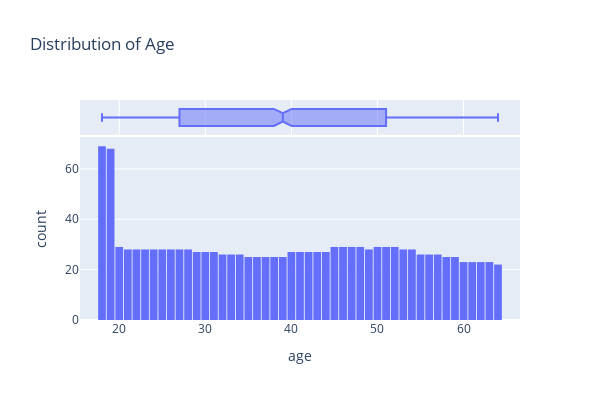

The cell this chart's notebook holds for it:
### Code cell
fig = px.histogram(data_frame= df 
                   , x = 'age'
                   , marginal= 'box'
                   , nbins = (64 - 18) + 1
                   , title = 'Distribution of Age'
                   , height= 400
                   , width = 600)

fig.update_layout(bargap = .1)

fig.show()

### Figure 1 — Plotly figure (JSON) as saved in the notebook; plotly's stock layout.template omitted (floating-point values rounded to 4 significant figures; data arrays with more than 128 entries replaced by an {"elided": "..."} marker saying what was removed)
{"data": [{"alignmentgroup": "True", "bingroup": "x", "hovertemplate": "age=%{x}<br>count=%{y}<extra></extra>", "legendgroup": "", "marker": {"color": "#636efa", "pattern": {"shape": ""}}, "name": "", "nbinsx": 47, "offsetgroup": "", "orientation": "v", "showlegend": false, "type": "histogram", "x": {"elided": "1338 int values"}, "xaxis": "x", "yaxis": "y"}, {"alignmentgroup": "True", "hovertemplate": "age=%{x}<extra></extra>", "legendgroup": "", "marker": {"color": "#636efa"}, "name": "", "notched": true, "offsetgroup": "", "showlegend": false, "type": "box", "x": {"elided": "1338 int values"}, "xaxis": "x2", "yaxis": "y2"}], "layout": {"bargap": 0.1, "barmode": "relative", "height": 400, "legend": {"tracegroupgap": 0}, "title": {"text": "Distribution of Age"}, "width": 600, "xaxis": {"anchor": "y", "domain": [0, 1], "title": {"text": "age"}}, "xaxis2": {"anchor": "y2", "domain": [0, 1], "matches": "x", "showgrid": true, "showticklabels": false}, "yaxis": {"anchor": "x", "domain": [0, 0.8316], "title": {"text": "count"}}, "yaxis2": {"anchor": "x2", "domain": [0.8416, 1], "matches": "y2", "showgrid": false, "showline": false, "showticklabels": false, "ticks": ""}}}
